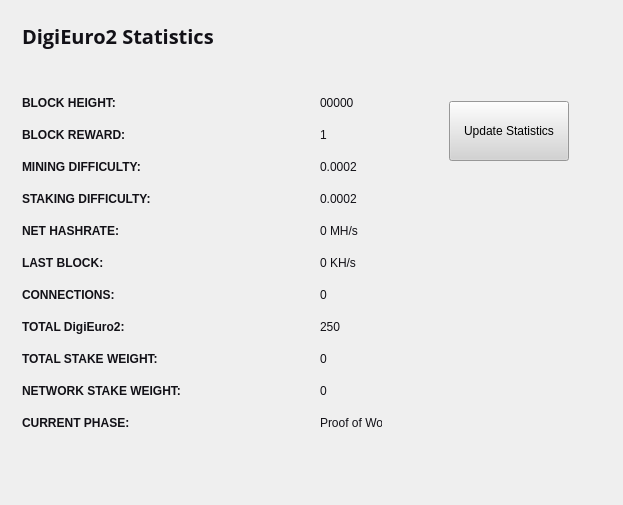
<?xml version="1.0" encoding="UTF-8"?>
<ui version="4.0">
 <class>StatisticsPage</class>
 <widget class="QWidget" name="StatisticsPage">
  <property name="windowModality">
   <enum>Qt::NonModal</enum>
  </property>
  <property name="geometry">
   <rect>
    <x>0</x>
    <y>0</y>
    <width>623</width>
    <height>505</height>
   </rect>
  </property>
  <property name="windowTitle">
   <string>Digging</string>
  </property>
  <property name="styleSheet">
   <string notr="true">color:#ffffff;
font-family:'Open Sans,sans-serif';</string>
  </property>
  <layout class="QGridLayout" name="gridLayout">
   <property name="sizeConstraint">
    <enum>QLayout::SetMaximumSize</enum>
   </property>
   <item row="0" column="1">
    <widget class="QFrame" name="frame">
     <property name="minimumSize">
      <size>
       <width>213</width>
       <height>0</height>
      </size>
     </property>
     <property name="frameShape">
      <enum>QFrame::NoFrame</enum>
     </property>
     <property name="frameShadow">
      <enum>QFrame::Raised</enum>
     </property>
     <widget class="QPushButton" name="startButton">
      <property name="geometry">
       <rect>
        <x>50</x>
        <y>90</y>
        <width>120</width>
        <height>60</height>
       </rect>
      </property>
      <property name="sizePolicy">
       <sizepolicy hsizetype="Fixed" vsizetype="Fixed">
        <horstretch>0</horstretch>
        <verstretch>0</verstretch>
       </sizepolicy>
      </property>
      <property name="minimumSize">
       <size>
        <width>120</width>
        <height>60</height>
       </size>
      </property>
      <property name="styleSheet">
       <string notr="true">background:lightgrey; color:black;</string>
      </property>
      <property name="text">
       <string>Update Statistics</string>
      </property>
     </widget>
    </widget>
   </item>
   <item row="0" column="0">
    <widget class="QFrame" name="gridFrame_2">
     <layout class="QGridLayout" name="gridLayout_4">
      <item row="3" column="0">
       <layout class="QFormLayout" name="formLayout_2">
        <property name="fieldGrowthPolicy">
         <enum>QFormLayout::FieldsStayAtSizeHint</enum>
        </property>
        <property name="horizontalSpacing">
         <number>139</number>
        </property>
        <property name="verticalSpacing">
         <number>18</number>
        </property>
        <property name="rightMargin">
         <number>0</number>
        </property>
        <item row="1" column="0">
         <widget class="QLabel" name="label_14">
          <property name="text">
           <string>&lt;html&gt;&lt;head/&gt;&lt;body&gt;&lt;p&gt;&lt;span style=&quot; font-weight:600; color:#121117;&quot;&gt;BLOCK HEIGHT:&lt;/span&gt;&lt;/p&gt;&lt;/body&gt;&lt;/html&gt;</string>
          </property>
         </widget>
        </item>
        <item row="1" column="1">
         <widget class="QLabel" name="heightBox">
          <property name="styleSheet">
           <string notr="true">color:#121117;</string>
          </property>
          <property name="text">
           <string>00000</string>
          </property>
         </widget>
        </item>
        <item row="2" column="0">
         <widget class="QLabel" name="label_12">
          <property name="text">
           <string>&lt;html&gt;&lt;head/&gt;&lt;body&gt;&lt;p&gt;&lt;span style=&quot; font-weight:600; color:#121117;&quot;&gt;BLOCK REWARD:&lt;/span&gt;&lt;/p&gt;&lt;/body&gt;&lt;/html&gt;</string>
          </property>
         </widget>
        </item>
        <item row="2" column="1">
         <widget class="QLabel" name="rewardBox">
          <property name="styleSheet">
           <string notr="true">color:#121117;</string>
          </property>
          <property name="text">
           <string>1</string>
          </property>
         </widget>
        </item>
        <item row="3" column="0">
         <widget class="QLabel" name="label_13">
          <property name="text">
           <string>&lt;html&gt;&lt;head/&gt;&lt;body&gt;&lt;p&gt;&lt;span style=&quot; font-weight:600; color:#121117;&quot;&gt;MINING DIFFICULTY:&lt;/span&gt;&lt;/p&gt;&lt;/body&gt;&lt;/html&gt;</string>
          </property>
         </widget>
        </item>
        <item row="3" column="1">
         <widget class="QLabel" name="diffBox">
          <property name="styleSheet">
           <string notr="true">color:#121117;</string>
          </property>
          <property name="text">
           <string>0.0002</string>
          </property>
         </widget>
        </item>
        <item row="4" column="0">
         <widget class="QLabel" name="label_9">
          <property name="text">
           <string>&lt;html&gt;&lt;head/&gt;&lt;body&gt;&lt;p&gt;&lt;span style=&quot; font-weight:600; color:#121117;&quot;&gt;STAKING DIFFICULTY:&lt;/span&gt;&lt;/p&gt;&lt;/body&gt;&lt;/html&gt;</string>
          </property>
         </widget>
        </item>
        <item row="4" column="1">
         <widget class="QLabel" name="diffBox2">
          <property name="styleSheet">
           <string notr="true">color:#121117;</string>
          </property>
          <property name="text">
           <string>0.0002</string>
          </property>
         </widget>
        </item>
        <item row="5" column="1">
         <widget class="QLabel" name="pawrateBox">
          <property name="styleSheet">
           <string notr="true">color:#121117;</string>
          </property>
          <property name="text">
           <string>0 MH/s</string>
          </property>
         </widget>
        </item>
        <item row="6" column="0">
         <widget class="QLabel" name="label3_2">
          <property name="sizePolicy">
           <sizepolicy hsizetype="Preferred" vsizetype="Maximum">
            <horstretch>0</horstretch>
            <verstretch>0</verstretch>
           </sizepolicy>
          </property>
          <property name="text">
           <string>&lt;html&gt;&lt;head/&gt;&lt;body&gt;&lt;p&gt;&lt;span style=&quot; font-weight:600; color:#121117;&quot;&gt;LAST BLOCK:&lt;/span&gt;&lt;/p&gt;&lt;/body&gt;&lt;/html&gt;</string>
          </property>
         </widget>
        </item>
        <item row="6" column="1">
         <widget class="QLabel" name="localBox">
          <property name="styleSheet">
           <string notr="true">color:#121117;</string>
          </property>
          <property name="text">
           <string>0 KH/s</string>
          </property>
         </widget>
        </item>
        <item row="7" column="0">
         <widget class="QLabel" name="label1_2">
          <property name="text">
           <string>&lt;html&gt;&lt;head/&gt;&lt;body&gt;&lt;p&gt;&lt;span style=&quot; font-weight:600; color:#121117;&quot;&gt;CONNECTIONS:&lt;/span&gt;&lt;/p&gt;&lt;/body&gt;&lt;/html&gt;</string>
          </property>
         </widget>
        </item>
        <item row="7" column="1">
         <widget class="QLabel" name="connectionBox">
          <property name="styleSheet">
           <string notr="true">color:#121117;</string>
          </property>
          <property name="text">
           <string>0</string>
          </property>
         </widget>
        </item>
        <item row="8" column="0">
         <widget class="QLabel" name="label_8">
          <property name="text">
           <string>&lt;html&gt;&lt;head/&gt;&lt;body&gt;&lt;p&gt;&lt;span style=&quot; font-weight:600; color:#121117;&quot;&gt;TOTAL DigiEuro2:&lt;/span&gt;&lt;/p&gt;&lt;/body&gt;&lt;/html&gt;</string>
          </property>
         </widget>
        </item>
        <item row="8" column="1">
         <widget class="QLabel" name="volumeBox">
          <property name="styleSheet">
           <string notr="true">color:#121117;</string>
          </property>
          <property name="text">
           <string>250</string>
          </property>
         </widget>
        </item>
        <item row="9" column="0">
         <widget class="QLabel" name="label_10">
          <property name="text">
           <string>&lt;html&gt;&lt;head/&gt;&lt;body&gt;&lt;p&gt;&lt;span style=&quot; font-weight:600; color:#121117;&quot;&gt;TOTAL STAKE WEIGHT:&lt;/span&gt;&lt;/p&gt;&lt;/body&gt;&lt;/html&gt;</string>
          </property>
         </widget>
        </item>
        <item row="9" column="1">
         <widget class="QLabel" name="minBox">
          <property name="styleSheet">
           <string notr="true">color:#121117;</string>
          </property>
          <property name="text">
           <string>0</string>
          </property>
         </widget>
        </item>
        <item row="10" column="0">
         <widget class="QLabel" name="label_11">
          <property name="text">
           <string>&lt;html&gt;&lt;head/&gt;&lt;body&gt;&lt;p&gt;&lt;span style=&quot; font-weight:600; color:#121117;&quot;&gt;NETWORK STAKE WEIGHT:&lt;/span&gt;&lt;/p&gt;&lt;/body&gt;&lt;/html&gt;</string>
          </property>
         </widget>
        </item>
        <item row="10" column="1">
         <widget class="QLabel" name="maxBox">
          <property name="styleSheet">
           <string notr="true">color:#121117;</string>
          </property>
          <property name="text">
           <string>0</string>
          </property>
         </widget>
        </item>
        <item row="11" column="0">
         <widget class="QLabel" name="label_15">
          <property name="text">
           <string>&lt;html&gt;&lt;head/&gt;&lt;body&gt;&lt;p&gt;&lt;span style=&quot; font-weight:600; color:#121117;&quot;&gt;CURRENT PHASE:&lt;/span&gt;&lt;/p&gt;&lt;/body&gt;&lt;/html&gt;</string>
          </property>
         </widget>
        </item>
        <item row="11" column="1">
         <widget class="QLabel" name="cBox">
          <property name="styleSheet">
           <string notr="true">color:#121117;</string>
          </property>
          <property name="text">
           <string>Proof of Work</string>
          </property>
         </widget>
        </item>
        <item row="5" column="0">
         <widget class="QLabel" name="label_16">
          <property name="text">
           <string>&lt;html&gt;&lt;head/&gt;&lt;body&gt;&lt;p&gt;&lt;span style=&quot; font-weight:600; color:#121117;&quot;&gt;NET HASHRATE:&lt;/span&gt;&lt;/p&gt;&lt;/body&gt;&lt;/html&gt;</string>
          </property>
         </widget>
        </item>
       </layout>
      </item>
      <item row="1" column="0">
       <layout class="QHBoxLayout" name="horizontalLayout_4">
        <property name="spacing">
         <number>7</number>
        </property>
        <item>
         <widget class="QLabel" name="label_5">
          <property name="font">
           <font>
            <family>Open Sans,sans-serif</family>
           </font>
          </property>
          <property name="text">
           <string>&lt;html&gt;&lt;head/&gt;&lt;body&gt;&lt;p&gt;&lt;span style=&quot; font-size:20px; font-weight:600; color:#121117;&quot;&gt;DigiEuro2 Statistics&lt;/span&gt;&lt;/p&gt;&lt;/body&gt;&lt;/html&gt;</string>
          </property>
         </widget>
        </item>
        <item>
         <spacer name="horizontalSpacer_2">
          <property name="orientation">
           <enum>Qt::Horizontal</enum>
          </property>
          <property name="sizeHint" stdset="0">
           <size>
            <width>40</width>
            <height>20</height>
           </size>
          </property>
         </spacer>
        </item>
       </layout>
      </item>
      <item row="2" column="0">
       <spacer name="verticalSpacer_2">
        <property name="orientation">
         <enum>Qt::Vertical</enum>
        </property>
        <property name="sizeHint" stdset="0">
         <size>
          <width>20</width>
          <height>40</height>
         </size>
        </property>
       </spacer>
      </item>
     </layout>
    </widget>
   </item>
   <item row="1" column="0">
    <spacer name="verticalSpacer">
     <property name="orientation">
      <enum>Qt::Vertical</enum>
     </property>
     <property name="sizeHint" stdset="0">
      <size>
       <width>20</width>
       <height>40</height>
      </size>
     </property>
    </spacer>
   </item>
  </layout>
 </widget>
 <layoutdefault spacing="6" margin="11"/>
 <resources/>
 <connections/>
</ui>
